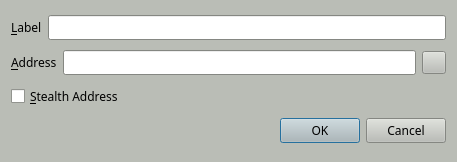
<?xml version="1.0" encoding="UTF-8"?>
<ui version="4.0">
 <class>EditAddressDialog</class>
 <widget class="QDialog" name="EditAddressDialog">
  <property name="geometry">
   <rect>
    <x>0</x>
    <y>0</y>
    <width>457</width>
    <height>162</height>
   </rect>
  </property>
  <property name="palette">
   <palette>
    <active>
     <colorrole role="WindowText">
      <brush brushstyle="SolidPattern">
       <color alpha="255">
        <red>0</red>
        <green>0</green>
        <blue>0</blue>
       </color>
      </brush>
     </colorrole>
     <colorrole role="Button">
      <brush brushstyle="SolidPattern">
       <color alpha="255">
        <red>186</red>
        <green>189</green>
        <blue>182</blue>
       </color>
      </brush>
     </colorrole>
     <colorrole role="Light">
      <brush brushstyle="SolidPattern">
       <color alpha="255">
        <red>255</red>
        <green>255</green>
        <blue>255</blue>
       </color>
      </brush>
     </colorrole>
     <colorrole role="Midlight">
      <brush brushstyle="SolidPattern">
       <color alpha="255">
        <red>220</red>
        <green>222</green>
        <blue>218</blue>
       </color>
      </brush>
     </colorrole>
     <colorrole role="Dark">
      <brush brushstyle="SolidPattern">
       <color alpha="255">
        <red>93</red>
        <green>94</green>
        <blue>91</blue>
       </color>
      </brush>
     </colorrole>
     <colorrole role="Mid">
      <brush brushstyle="SolidPattern">
       <color alpha="255">
        <red>124</red>
        <green>126</green>
        <blue>121</blue>
       </color>
      </brush>
     </colorrole>
     <colorrole role="Text">
      <brush brushstyle="SolidPattern">
       <color alpha="255">
        <red>0</red>
        <green>0</green>
        <blue>0</blue>
       </color>
      </brush>
     </colorrole>
     <colorrole role="BrightText">
      <brush brushstyle="SolidPattern">
       <color alpha="255">
        <red>255</red>
        <green>255</green>
        <blue>255</blue>
       </color>
      </brush>
     </colorrole>
     <colorrole role="ButtonText">
      <brush brushstyle="SolidPattern">
       <color alpha="255">
        <red>0</red>
        <green>0</green>
        <blue>0</blue>
       </color>
      </brush>
     </colorrole>
     <colorrole role="Base">
      <brush brushstyle="SolidPattern">
       <color alpha="255">
        <red>255</red>
        <green>255</green>
        <blue>255</blue>
       </color>
      </brush>
     </colorrole>
     <colorrole role="Window">
      <brush brushstyle="SolidPattern">
       <color alpha="255">
        <red>186</red>
        <green>189</green>
        <blue>182</blue>
       </color>
      </brush>
     </colorrole>
     <colorrole role="Shadow">
      <brush brushstyle="SolidPattern">
       <color alpha="255">
        <red>0</red>
        <green>0</green>
        <blue>0</blue>
       </color>
      </brush>
     </colorrole>
     <colorrole role="AlternateBase">
      <brush brushstyle="SolidPattern">
       <color alpha="255">
        <red>220</red>
        <green>222</green>
        <blue>218</blue>
       </color>
      </brush>
     </colorrole>
     <colorrole role="ToolTipBase">
      <brush brushstyle="SolidPattern">
       <color alpha="255">
        <red>255</red>
        <green>255</green>
        <blue>220</blue>
       </color>
      </brush>
     </colorrole>
     <colorrole role="ToolTipText">
      <brush brushstyle="SolidPattern">
       <color alpha="255">
        <red>0</red>
        <green>0</green>
        <blue>0</blue>
       </color>
      </brush>
     </colorrole>
    </active>
    <inactive>
     <colorrole role="WindowText">
      <brush brushstyle="SolidPattern">
       <color alpha="255">
        <red>0</red>
        <green>0</green>
        <blue>0</blue>
       </color>
      </brush>
     </colorrole>
     <colorrole role="Button">
      <brush brushstyle="SolidPattern">
       <color alpha="255">
        <red>186</red>
        <green>189</green>
        <blue>182</blue>
       </color>
      </brush>
     </colorrole>
     <colorrole role="Light">
      <brush brushstyle="SolidPattern">
       <color alpha="255">
        <red>255</red>
        <green>255</green>
        <blue>255</blue>
       </color>
      </brush>
     </colorrole>
     <colorrole role="Midlight">
      <brush brushstyle="SolidPattern">
       <color alpha="255">
        <red>220</red>
        <green>222</green>
        <blue>218</blue>
       </color>
      </brush>
     </colorrole>
     <colorrole role="Dark">
      <brush brushstyle="SolidPattern">
       <color alpha="255">
        <red>93</red>
        <green>94</green>
        <blue>91</blue>
       </color>
      </brush>
     </colorrole>
     <colorrole role="Mid">
      <brush brushstyle="SolidPattern">
       <color alpha="255">
        <red>124</red>
        <green>126</green>
        <blue>121</blue>
       </color>
      </brush>
     </colorrole>
     <colorrole role="Text">
      <brush brushstyle="SolidPattern">
       <color alpha="255">
        <red>0</red>
        <green>0</green>
        <blue>0</blue>
       </color>
      </brush>
     </colorrole>
     <colorrole role="BrightText">
      <brush brushstyle="SolidPattern">
       <color alpha="255">
        <red>255</red>
        <green>255</green>
        <blue>255</blue>
       </color>
      </brush>
     </colorrole>
     <colorrole role="ButtonText">
      <brush brushstyle="SolidPattern">
       <color alpha="255">
        <red>0</red>
        <green>0</green>
        <blue>0</blue>
       </color>
      </brush>
     </colorrole>
     <colorrole role="Base">
      <brush brushstyle="SolidPattern">
       <color alpha="255">
        <red>255</red>
        <green>255</green>
        <blue>255</blue>
       </color>
      </brush>
     </colorrole>
     <colorrole role="Window">
      <brush brushstyle="SolidPattern">
       <color alpha="255">
        <red>186</red>
        <green>189</green>
        <blue>182</blue>
       </color>
      </brush>
     </colorrole>
     <colorrole role="Shadow">
      <brush brushstyle="SolidPattern">
       <color alpha="255">
        <red>0</red>
        <green>0</green>
        <blue>0</blue>
       </color>
      </brush>
     </colorrole>
     <colorrole role="AlternateBase">
      <brush brushstyle="SolidPattern">
       <color alpha="255">
        <red>220</red>
        <green>222</green>
        <blue>218</blue>
       </color>
      </brush>
     </colorrole>
     <colorrole role="ToolTipBase">
      <brush brushstyle="SolidPattern">
       <color alpha="255">
        <red>255</red>
        <green>255</green>
        <blue>220</blue>
       </color>
      </brush>
     </colorrole>
     <colorrole role="ToolTipText">
      <brush brushstyle="SolidPattern">
       <color alpha="255">
        <red>0</red>
        <green>0</green>
        <blue>0</blue>
       </color>
      </brush>
     </colorrole>
    </inactive>
    <disabled>
     <colorrole role="WindowText">
      <brush brushstyle="SolidPattern">
       <color alpha="255">
        <red>93</red>
        <green>94</green>
        <blue>91</blue>
       </color>
      </brush>
     </colorrole>
     <colorrole role="Button">
      <brush brushstyle="SolidPattern">
       <color alpha="255">
        <red>186</red>
        <green>189</green>
        <blue>182</blue>
       </color>
      </brush>
     </colorrole>
     <colorrole role="Light">
      <brush brushstyle="SolidPattern">
       <color alpha="255">
        <red>255</red>
        <green>255</green>
        <blue>255</blue>
       </color>
      </brush>
     </colorrole>
     <colorrole role="Midlight">
      <brush brushstyle="SolidPattern">
       <color alpha="255">
        <red>220</red>
        <green>222</green>
        <blue>218</blue>
       </color>
      </brush>
     </colorrole>
     <colorrole role="Dark">
      <brush brushstyle="SolidPattern">
       <color alpha="255">
        <red>93</red>
        <green>94</green>
        <blue>91</blue>
       </color>
      </brush>
     </colorrole>
     <colorrole role="Mid">
      <brush brushstyle="SolidPattern">
       <color alpha="255">
        <red>124</red>
        <green>126</green>
        <blue>121</blue>
       </color>
      </brush>
     </colorrole>
     <colorrole role="Text">
      <brush brushstyle="SolidPattern">
       <color alpha="255">
        <red>93</red>
        <green>94</green>
        <blue>91</blue>
       </color>
      </brush>
     </colorrole>
     <colorrole role="BrightText">
      <brush brushstyle="SolidPattern">
       <color alpha="255">
        <red>255</red>
        <green>255</green>
        <blue>255</blue>
       </color>
      </brush>
     </colorrole>
     <colorrole role="ButtonText">
      <brush brushstyle="SolidPattern">
       <color alpha="255">
        <red>93</red>
        <green>94</green>
        <blue>91</blue>
       </color>
      </brush>
     </colorrole>
     <colorrole role="Base">
      <brush brushstyle="SolidPattern">
       <color alpha="255">
        <red>186</red>
        <green>189</green>
        <blue>182</blue>
       </color>
      </brush>
     </colorrole>
     <colorrole role="Window">
      <brush brushstyle="SolidPattern">
       <color alpha="255">
        <red>186</red>
        <green>189</green>
        <blue>182</blue>
       </color>
      </brush>
     </colorrole>
     <colorrole role="Shadow">
      <brush brushstyle="SolidPattern">
       <color alpha="255">
        <red>0</red>
        <green>0</green>
        <blue>0</blue>
       </color>
      </brush>
     </colorrole>
     <colorrole role="AlternateBase">
      <brush brushstyle="SolidPattern">
       <color alpha="255">
        <red>186</red>
        <green>189</green>
        <blue>182</blue>
       </color>
      </brush>
     </colorrole>
     <colorrole role="ToolTipBase">
      <brush brushstyle="SolidPattern">
       <color alpha="255">
        <red>255</red>
        <green>255</green>
        <blue>220</blue>
       </color>
      </brush>
     </colorrole>
     <colorrole role="ToolTipText">
      <brush brushstyle="SolidPattern">
       <color alpha="255">
        <red>0</red>
        <green>0</green>
        <blue>0</blue>
       </color>
      </brush>
     </colorrole>
    </disabled>
   </palette>
  </property>
  <property name="windowTitle">
   <string>Edit Address</string>
  </property>
  <layout class="QGridLayout" name="gridLayout_2">
   <item row="0" column="0">
    <layout class="QHBoxLayout" name="horizontalLayout_4">
     <item>
      <widget class="QLabel" name="label">
       <property name="font">
        <font>
         <family>Sawasdee</family>
        </font>
       </property>
       <property name="text">
        <string>&amp;Label</string>
       </property>
       <property name="buddy">
        <cstring>labelEdit</cstring>
       </property>
      </widget>
     </item>
     <item>
      <widget class="QLineEdit" name="labelEdit">
       <property name="font">
        <font>
         <family>Sawasdee</family>
        </font>
       </property>
       <property name="toolTip">
        <string>The label associated with this address book entry</string>
       </property>
      </widget>
     </item>
    </layout>
   </item>
   <item row="1" column="0">
    <layout class="QHBoxLayout" name="horizontalLayout_3">
     <item>
      <widget class="QLabel" name="label_2">
       <property name="font">
        <font>
         <family>Sawasdee</family>
        </font>
       </property>
       <property name="text">
        <string>&amp;Address</string>
       </property>
       <property name="buddy">
        <cstring>addressEdit</cstring>
       </property>
      </widget>
     </item>
     <item>
      <widget class="QLineEdit" name="addressEdit">
       <property name="font">
        <font>
         <family>Sawasdee</family>
        </font>
       </property>
       <property name="toolTip">
        <string>The address associated with this address book entry. This can only be modified for sending addresses.</string>
       </property>
      </widget>
     </item>
     <item>
      <widget class="QToolButton" name="EditAddressPasteButton">
       <property name="font">
        <font>
         <family>Sawasdee</family>
        </font>
       </property>
       <property name="toolTip">
        <string>Paste address from clipboard</string>
       </property>
       <property name="text">
        <string/>
       </property>
       <property name="icon">
        <iconset resource="../sphinxcoin.qrc">
         <normaloff>:/icons/editpaste</normaloff>:/icons/editpaste</iconset>
       </property>
       <property name="shortcut">
        <string>Alt+P</string>
       </property>
      </widget>
     </item>
    </layout>
   </item>
   <item row="2" column="0">
    <widget class="QCheckBox" name="stealthCB">
     <property name="font">
      <font>
       <family>Sawasdee</family>
      </font>
     </property>
     <property name="text">
      <string>&amp;Stealth Address</string>
     </property>
    </widget>
   </item>
   <item row="3" column="0">
    <widget class="QDialogButtonBox" name="buttonBox">
     <property name="font">
      <font>
       <family>Sawasdee</family>
      </font>
     </property>
     <property name="orientation">
      <enum>Qt::Horizontal</enum>
     </property>
     <property name="standardButtons">
      <set>QDialogButtonBox::Cancel|QDialogButtonBox::Ok</set>
     </property>
    </widget>
   </item>
  </layout>
 </widget>
 <resources>
  <include location="../sphinxcoin.qrc"/>
 </resources>
 <connections>
  <connection>
   <sender>buttonBox</sender>
   <signal>accepted()</signal>
   <receiver>EditAddressDialog</receiver>
   <slot>accept()</slot>
   <hints>
    <hint type="sourcelabel">
     <x>248</x>
     <y>254</y>
    </hint>
    <hint type="destinationlabel">
     <x>157</x>
     <y>274</y>
    </hint>
   </hints>
  </connection>
  <connection>
   <sender>buttonBox</sender>
   <signal>rejected()</signal>
   <receiver>EditAddressDialog</receiver>
   <slot>reject()</slot>
   <hints>
    <hint type="sourcelabel">
     <x>316</x>
     <y>260</y>
    </hint>
    <hint type="destinationlabel">
     <x>286</x>
     <y>274</y>
    </hint>
   </hints>
  </connection>
 </connections>
</ui>
